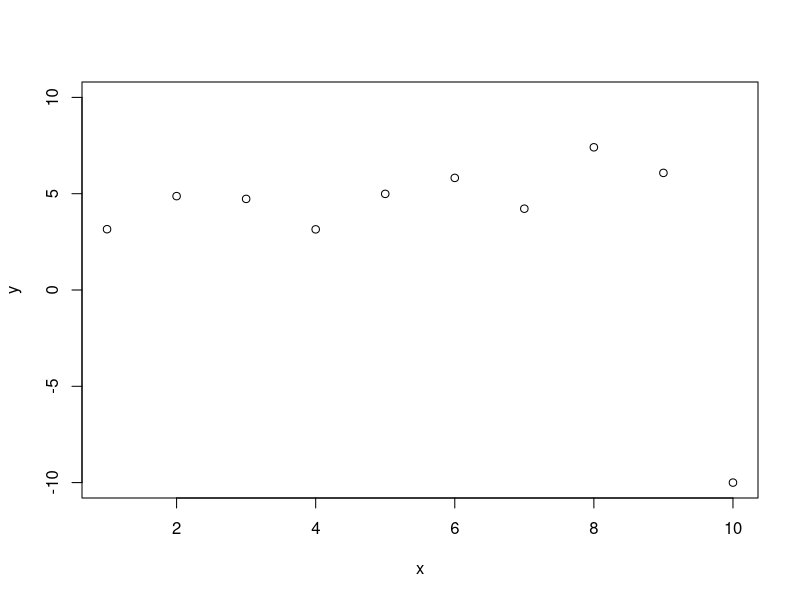
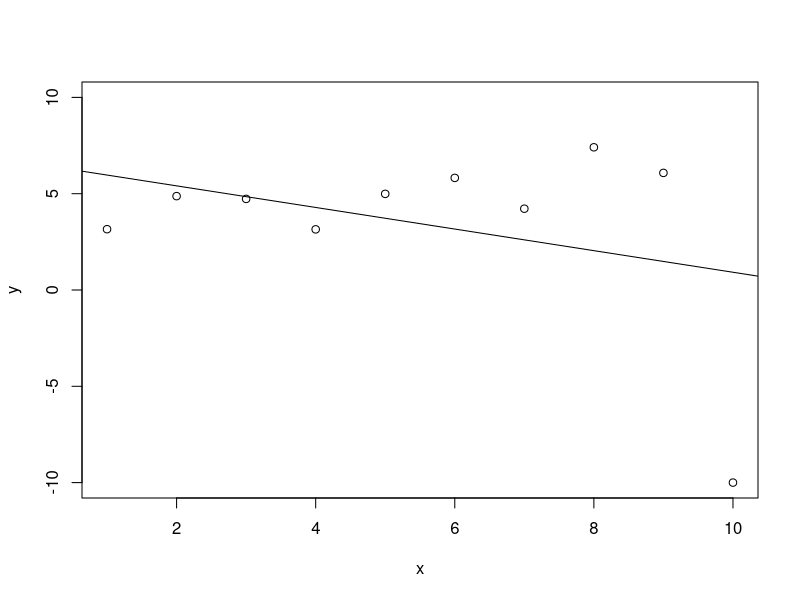
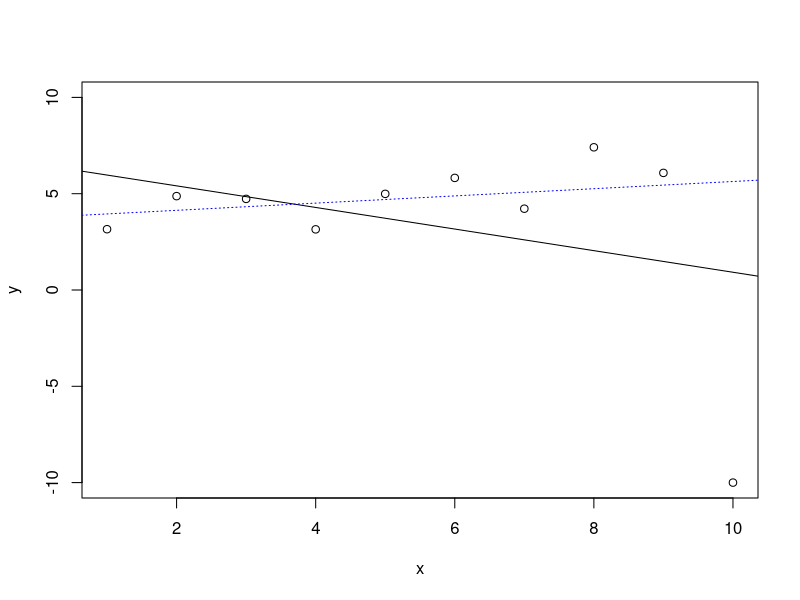
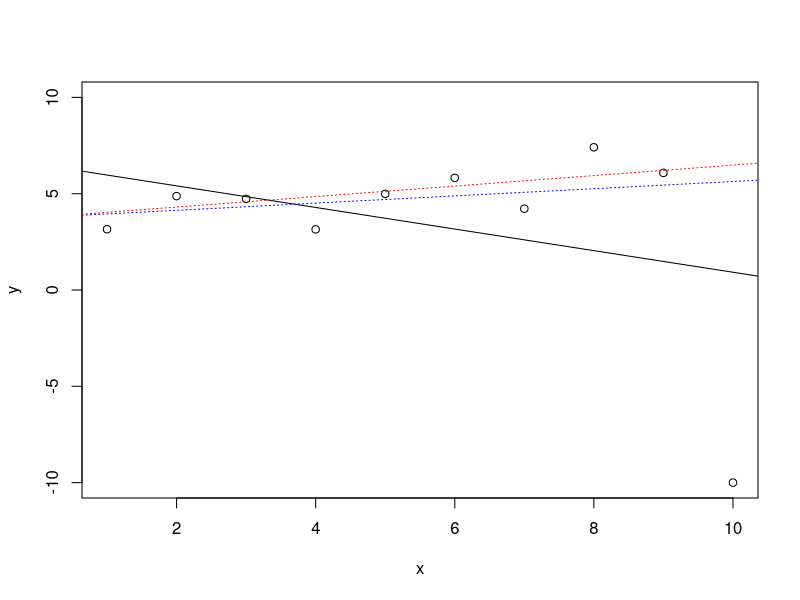
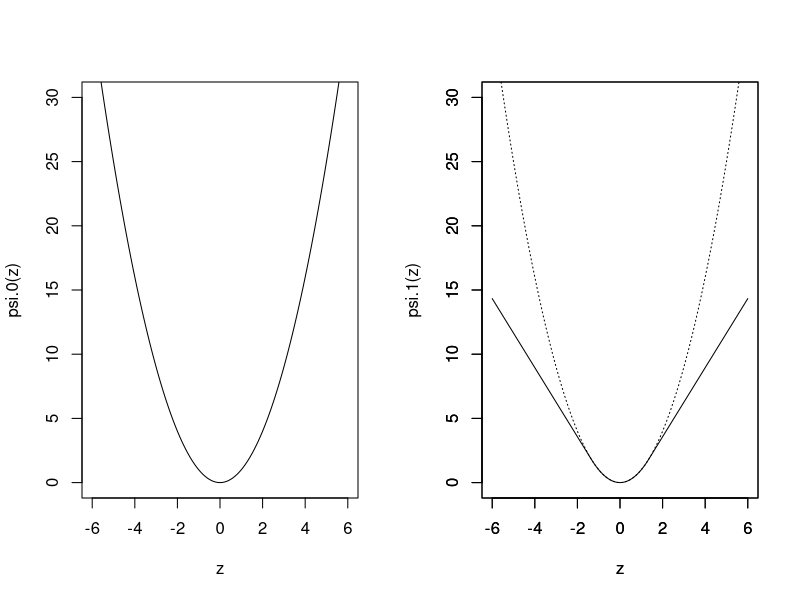
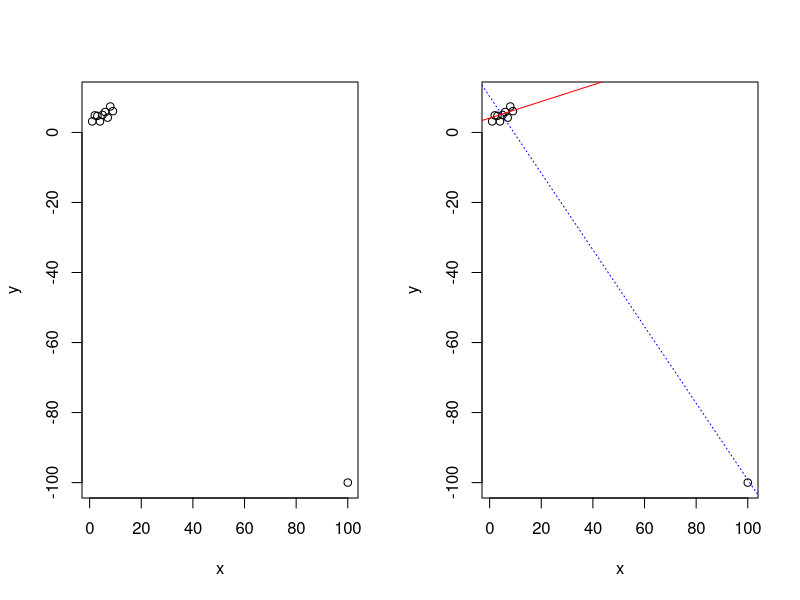
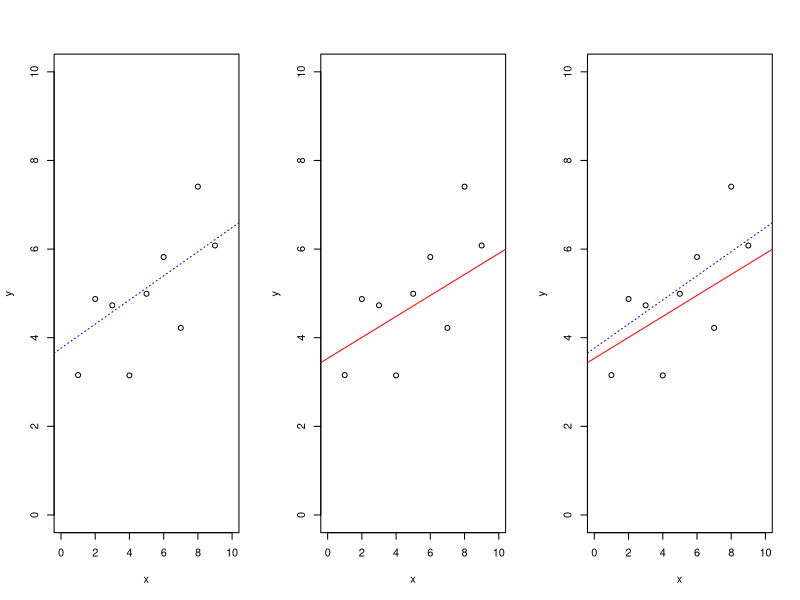
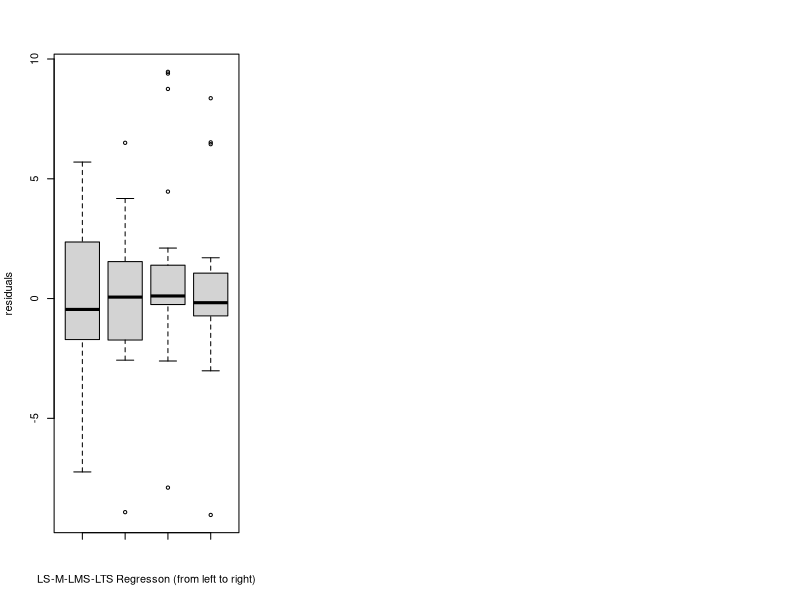

Here is the R script that generated these plots, in order:
## ---- chunk 1

set.seed(1234567)
x = seq(1,10)
y = 2.5 + 0.5*x + rnorm(10,0,1)
y[10] = -10  # 마지막 열번째 값을 -10으로 바꿔줍니다.
## ---- chunk 2
plot(y ~ x, ylim=c(-10,10))

## ---- chunk 3
library(MASS)
## ---- chunk 4
m0 = lm(y ~ x)  
## ---- chunk 5
m1 = rlm(y ~ x)
## ---- chunk 6
m2 = lqs(y ~ x)
## ---- chunk 7
plot(y ~ x, ylim = c(-10,10))
abline(m0$coef)
## ---- chunk 8
plot(y ~ x, ylim = c(-10,10))
abline(m0$coef)
abline(m1$coef, lty="dotted", col="blue")
## ---- chunk 9
plot(y ~ x, ylim = c(-10,10))
abline(m0$coef)
abline(m1$coef, lty="dotted", col="blue")
abline(m2$coef, lty="dotted", col="red") 
## ---- chunk 10
psi.0 = function(z){z^2}
psi.1 = function(z){c = 1.345; ifelse(abs(z)<c, z^2, c*(2*abs(z)-c))}
z = seq(-6,6,0.1)
y.0 = psi.0(z)
y.1 = psi.1(z)
## ---- chunk 11
par(mfrow=c(1,2))
plot(y.0 ~ z, type="l", ylim=c(0,30), ylab="psi.0(z)")
plot(y.1 ~ z, type="l", ylim=c(0,30), ylab="psi.1(z)")
par(new=T)
plot(y.0 ~ z, type="l", lty="dotted", ylim=c(0,30), ylab="")
## ---- chunk 12
set.seed(1234567)
x = seq(1,10)
y = 2.5 + 0.5*x +rnorm(10,0,1)
x[10] = 100
y[10] = -100
## ---- chunk 13
m1 = rlm(y ~ x); m1
m2 = lqs(y ~ x, method="lms"); m2
## ---- chunk 14
par(mfrow=c(1,2))
plot(y ~ x, ylim=c(-100,10))
plot(y ~ x, ylim=c(-100, 10))
abline(m1$coef, lty="dotted", col="blue")
abline(m2$coef, col="red")
## ---- chunk 15
m2a = lqs(y ~ x, method="lts"); m2a
m2b = lqs(y ~ x, method="lts", quantile=8); m2b
## ---- chunk 16
par(mfrow=c(1,3))
plot(y ~ x, xlim=c(0,10), ylim=c(0,10))
abline(m2a$coef, lty="dotted", col="blue")
plot(y ~ x, xlim=c(0,10), ylim=c(0,10))
abline(m2b$coef, col="red")
plot(y ~ x, xlim=c(0,10), ylim=c(0,10))
abline(m2a$coef, lty="dotted", col="blue")
abline(m2b$coef, col="red")
## ---- chunk 17
library(MASS)
data(stackloss)
attach(stackloss)
str(stackloss)
m1 = lm(stack.loss ~ Air.Flow + Water.Temp + Acid.Conc.); m1
## ---- chunk 18
m2 = rlm(stack.loss ~ Air.Flow + Water.Temp + Acid.Conc.); m2
## ---- chunk 19
m3 = lqs(stack.loss ~ Air.Flow + Water.Temp + Acid.Conc., method="lms"); m3
## ---- chunk 20
m4 = lqs(stack.loss ~ Air.Flow + Water.Temp + Acid.Conc., method="lts", quantile=16); m4 
## ---- chunk 21
boxplot(m1$resid, m2$resid, m3$resid, m4$resid, ylab="residuals", xlab="LS-M-LMS-LTS Regresson (from left to right)")
## ---- chunk 22
psi.1 = function(z){c = 1.345; ifelse(abs(z)<c, z, ifelse(z >c, c, -c))}
w.1 = function(z){c = 1.345; ifelse(abs(z)<c, 1, c/abs(z))}
z = seq(-6, 6, 0.1)
y.1 = psi.1(z)
y.2 = w.1(z)
## ---- chunk 23
par(mfrow=c(1,2))
plot(y.1 ~ z, type="l", ylim=c(-6,6), ylab="psi.1(z)")
abline(c(0,1), lty="dotted", col="blue")
plot(y.2 ~ z, type="l", ylim=c(0,2), ylab="w.1(z)")
abline(h=1, lty="dotted", col="blue")
